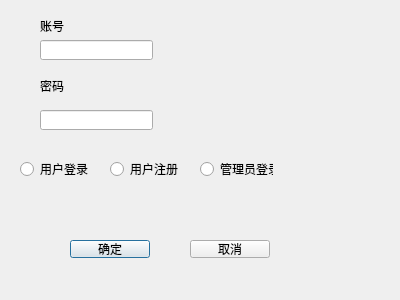
<?xml version="1.0" encoding="UTF-8"?>
<ui version="4.0">
 <class>QDlgLogin</class>
 <widget class="QDialog" name="QDlgLogin">
  <property name="geometry">
   <rect>
    <x>0</x>
    <y>0</y>
    <width>400</width>
    <height>300</height>
   </rect>
  </property>
  <property name="windowTitle">
   <string>Dialog</string>
  </property>
  <widget class="QLabel" name="label">
   <property name="geometry">
    <rect>
     <x>40</x>
     <y>20</y>
     <width>40</width>
     <height>12</height>
    </rect>
   </property>
   <property name="text">
    <string>账号</string>
   </property>
  </widget>
  <widget class="QLabel" name="label_2">
   <property name="geometry">
    <rect>
     <x>40</x>
     <y>80</y>
     <width>40</width>
     <height>12</height>
    </rect>
   </property>
   <property name="text">
    <string>密码</string>
   </property>
  </widget>
  <widget class="QLineEdit" name="editAccount">
   <property name="geometry">
    <rect>
     <x>40</x>
     <y>40</y>
     <width>113</width>
     <height>20</height>
    </rect>
   </property>
  </widget>
  <widget class="QLineEdit" name="editPassword">
   <property name="geometry">
    <rect>
     <x>40</x>
     <y>110</y>
     <width>113</width>
     <height>20</height>
    </rect>
   </property>
  </widget>
  <widget class="QRadioButton" name="btnUserLogin">
   <property name="geometry">
    <rect>
     <x>20</x>
     <y>160</y>
     <width>73</width>
     <height>18</height>
    </rect>
   </property>
   <property name="text">
    <string>用户登录</string>
   </property>
  </widget>
  <widget class="QRadioButton" name="btnUserRegister">
   <property name="geometry">
    <rect>
     <x>110</x>
     <y>160</y>
     <width>73</width>
     <height>18</height>
    </rect>
   </property>
   <property name="text">
    <string>用户注册</string>
   </property>
  </widget>
  <widget class="QPushButton" name="btnLoginOK">
   <property name="geometry">
    <rect>
     <x>70</x>
     <y>240</y>
     <width>80</width>
     <height>18</height>
    </rect>
   </property>
   <property name="text">
    <string>确定</string>
   </property>
  </widget>
  <widget class="QPushButton" name="btnLoginCancel">
   <property name="geometry">
    <rect>
     <x>190</x>
     <y>240</y>
     <width>80</width>
     <height>18</height>
    </rect>
   </property>
   <property name="text">
    <string>取消</string>
   </property>
  </widget>
  <widget class="QRadioButton" name="btnAdminLogin">
   <property name="geometry">
    <rect>
     <x>200</x>
     <y>160</y>
     <width>73</width>
     <height>18</height>
    </rect>
   </property>
   <property name="text">
    <string>管理员登录</string>
   </property>
  </widget>
 </widget>
 <resources/>
 <connections>
  <connection>
   <sender>btnLoginCancel</sender>
   <signal>clicked()</signal>
   <receiver>QDlgLogin</receiver>
   <slot>reject()</slot>
   <hints>
    <hint type="sourcelabel">
     <x>269</x>
     <y>248</y>
    </hint>
    <hint type="destinationlabel">
     <x>199</x>
     <y>149</y>
    </hint>
   </hints>
  </connection>
 </connections>
</ui>
